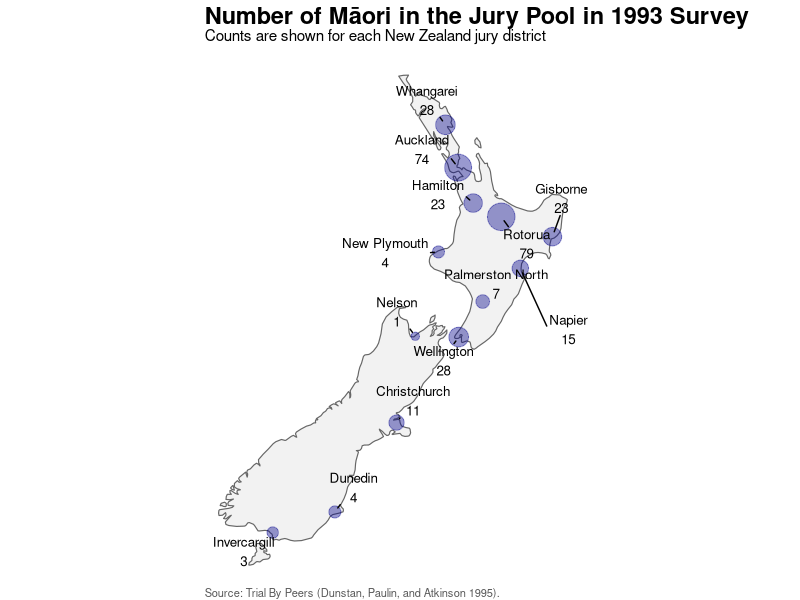
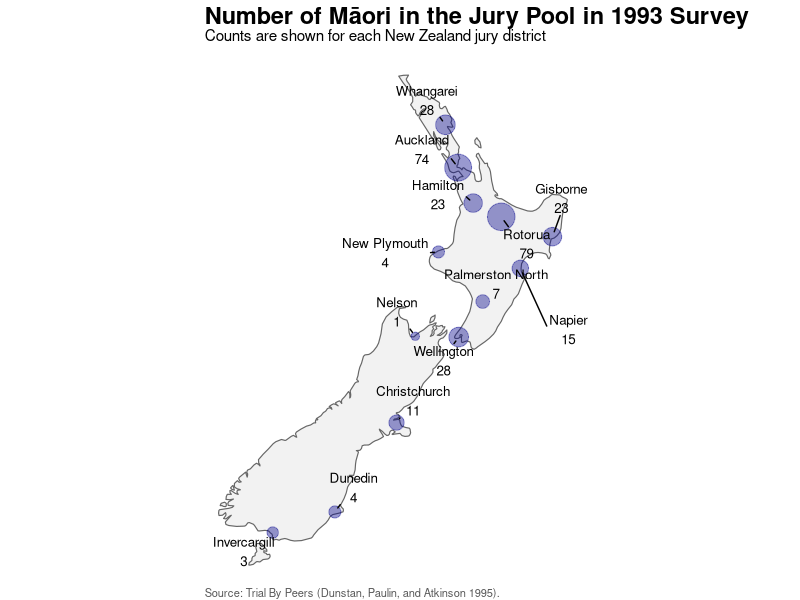

Recreate these plots in R, in order.
## ---- chunk 1
library(tidyverse)
library(sf)
library(rnaturalearth)
library(rnaturalearthdata)
library(ggrepel)

# Actual Māori counts from the jury pool table
jury_pool_actual <- tibble::tribble(
  ~district,          ~actual_maori,
  "Whangarei",        28,
  "Auckland",         74,
  "Hamilton",         23,
  "Rotorua",          79,
  "Gisborne",         23,
  "Napier",           15,
  "New Plymouth",      4,
  "Palmerston North",  7,
  "Wellington",       28,
  "Nelson",            1,
  "Christchurch",     11,
  "Dunedin",           4,
  "Invercargill",      3
)

# Approximate city-center coordinates
district_coordinates <- tibble::tribble(
  ~district,          ~longitude, ~latitude,
  "Whangarei",        174.32,     -35.73,
  "Auckland",         174.76,     -36.85,
  "Hamilton",         175.28,     -37.78,
  "Rotorua",          176.25,     -38.14,
  "Gisborne",         178.02,     -38.66,
  "Napier",           176.91,     -39.49,
  "New Plymouth",     174.08,     -39.06,
  "Palmerston North", 175.61,     -40.36,
  "Wellington",       174.78,     -41.29,
  "Nelson",           173.28,     -41.27,
  "Christchurch",     172.63,     -43.53,
  "Dunedin",          170.50,     -45.87,
  "Invercargill",     168.35,     -46.41
)

# Join counts and coordinates
jury_map_data <- jury_pool_actual |>
  left_join(district_coordinates, by = "district")

# Convert locations to spatial points
jury_sf <- jury_map_data |>
  st_as_sf(
    coords = c("longitude", "latitude"),
    crs = 4326,
    remove = FALSE
  )

# New Zealand outline
new_zealand <- ne_countries(
  country = "New Zealand",
  scale = "medium",
  returnclass = "sf"
)

# Map
jury_pool_map <- ggplot() +
  geom_sf(
    data = new_zealand,
    fill = "grey95",
    color = "grey40",
    linewidth = 0.4
  ) +
  geom_sf(
    data = jury_sf,
    aes(
      size = actual_maori
    ),
    alpha = 0.4,
    color = "darkblue"
  ) +
  geom_text_repel(
    data = jury_map_data,
    aes(
      x = longitude,
      y = latitude,
      label = paste0(district, "\n", actual_maori)
    ),
    size = 3.4,
    min.segment.length = 0,
    box.padding = 0.4,
    point.padding = 0.3,
    max.overlaps = Inf,
    seed = 123
  ) +
  scale_size_continuous(
    range = c(2.5, 9),
    guide = "none"
  ) +
  coord_sf(
    xlim = c(166, 179.5),
    ylim = c(-47.5, -34),
    expand = FALSE
  ) +
  labs(
    title = "Number of Māori in the Jury Pool in 1993 Survey",
    subtitle = "Counts are shown for each New Zealand jury district",
    caption = "Source: Trial By Peers (Dunstan, Paulin, and Atkinson 1995)."
  ) +
  theme_void(base_size = 10) +
  theme(
    plot.title = element_text(
      face = "bold",
      size = 17
    ),
    plot.subtitle = element_text(
      size = 11,
      margin = margin(b = 10)
    ),
    legend.position = "right",
    plot.caption = element_text(
      hjust = 0,
      color = "grey35",
      margin = margin(t = 10)
    )
  )

jury_pool_map
## ---- chunk 2
ggsave(
  "plots/actual_maori_jury_pool_map.png",
  plot = jury_pool_map,
  width = 4,
  height = 6.5,
  units = "in",
  dpi = 300,
  bg = "white"
)
